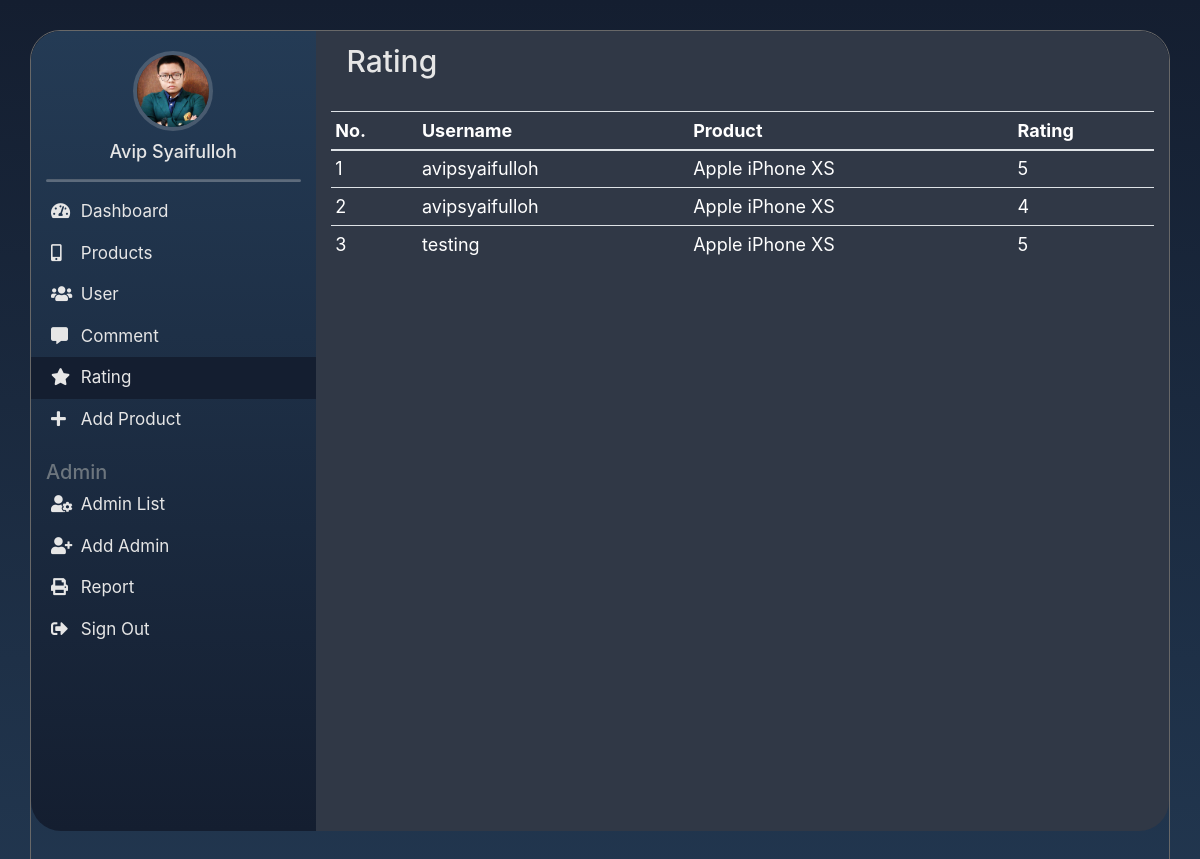
Screenshot of /php/backend/rating.php (signed in) with the database file from the repository.
### tables this page shows
CREATE TABLE `rating` (
  `rating_id` int(11) NOT NULL,
  `user_id` int(11) NOT NULL,
  `product_id` int(11) NOT NULL,
  `rating_val` int(11) NOT NULL
);

CREATE TABLE `user` (
  `user_id` int(11) NOT NULL,
  `username` varchar(64) NOT NULL,
  `password` varchar(256) NOT NULL,
  `email` varchar(64) NOT NULL,
  `fullname` varchar(128) NOT NULL,
  `phone` varchar(32) NOT NULL,
  `administator` varchar(1) NOT NULL
);

CREATE TABLE `product` (
  `product_id` int(11) NOT NULL,
  `name` varchar(64) NOT NULL,
  `brand` varchar(64) NOT NULL,
  `storage` varchar(64) NOT NULL,
  `price` int(11) NOT NULL,
  `cpu` varchar(64) NOT NULL,
  `gpu` varchar(64) NOT NULL,
  `ram` varchar(64) NOT NULL,
  `picture` varchar(255) NOT NULL,
  `description` varchar(300) NOT NULL
);

### php/functions.php (called while the page is built, shortened)
<?php
function koneksi()
{
	$conn = mysqli_connect("localhost", "root", "") or die("koneksi ke DB gagal");
	mysqli_select_db($conn, "pw_tubes_183040024") or die("Database salah!");
	return $conn;
}
function query($sql)
{
	$conn = koneksi();
	$result = mysqli_query($conn, "$sql");
	$rows = [];
	while ($row = mysqli_fetch_assoc($result)) {
		$rows[] = $row;
	}
	return $rows;
}

### php/backend/rating.php (the view, shortened to what this page needs)
<?php
require '../functions.php';
$comm = query("SELECT * FROM rating NATURAL JOIN user NATURAL JOIN product");
?>
<!doctype html>
<html lang="en">
  <head>
    <link rel="stylesheet" href="../../css/bootstrap.min.css">
    <link rel="stylesheet" href="../../css/backend.css">
    <link rel="stylesheet" href="../../css/backend/comment.css">
    <link rel="stylesheet" href="https://use.fontawesome.com/releases/v5.3.1/css/all.css">
  </head>
  <body>
      <div class="container">
        <div class="row">
          <nav class="col-3 sidebar">
            <div class="profile">
              <div class="picture">
                <img src="../../assets/img/Profile.jpg" alt="">
              </div>
              <div class="about">
                <h6>Avip Syaifulloh</h6>
                <hr>
              </div>
            </div>
            <div class="sidebar-sticky">
              <ul class="nav flex-column">
                <li class="nav-item">
                  <a class="nav-link" href="dashboard.php">
                    <span><i class="fa fa-tachometer-alt"></i></span>
                    <span class="nav-name">Dashboard</span> <span class="sr-only">(current)</span>
                  </a>
                </li>
                <li class="nav-item">
                  <a class="nav-link" href="product.php">
                    <span><i class="fa fa-mobile-alt"></i></span>
                    <span class="nav-name">Products</span>
                  </a>
                </li>
                <li class="nav-item">
                  <a class="nav-link" href="user.php">
                    <span><i class="fa fa-users"></i></span>
                    <span class="nav-name">User</span>
                  </a>
                </li>
                <li class="nav-item">
                  <a class="nav-link" href="comment.php">
                    <span><i class="fa fa-comment-alt"></i></span>
                    <span class="nav-name">Comment</span>
                  </a>
                </li>
                <li class="nav-item">
                  <a class="nav-link active" href="rating.php">
                    <span><i class="fa fa-star"></i></span>
                    <span class="nav-name">Rating</span>
                  </a>
                </li>
                <li class="nav-item">
                  <a class="nav-link" href="crud/tambah.php">
                    <span><i class="fa fa-plus"></i></span>
                    <span class="nav-name">Add Product</span>
                  </a>
                </li>
              </ul>
              <h6 class="sidebar-heading text-muted">
                <span>Admin</span>
              </h6>
              <ul class="nav flex-column mb-2">
                <li class="nav-item">
                  <a class="nav-link" href="admin.php">
                    <span><i class="fa fa-user-cog"></i></span>
                    <span class="nav-name">Admin List</span>
                  </a>
                </li>
                <li class="nav-item">
                  <a class="nav-link" href="../login/registrasiAdmin.php">
                    <span><i class="fa fa-user-plus"></i></span>
                    <span class="nav-name">Add Admin</span>
                  </a>
                </li>
                <li class="nav-item">
                  <a class="nav-link" href="report/reportRating.php" target="_blank">
                    <span><i class="fa fa-print"></i></span>
                    <span class="nav-name">Report</span>
                  </a>
                </li>
                <li class="nav-item">
                  <a class="nav-link" href="../login/logout.php">
                    <span><i class="fa fa-sign-out-alt"></i></span>
                    <span class="nav-name">Sign Out</span>
                  </a>
                </li>
              </ul>
            </div>
          </nav>
          <main class="main col">
            <nav class="navbar navbar-light">
              <span class="navbar-brand mb-0 h1">Rating</span>
            </nav>
            <div id="container">
              <table class="table table-sm">
                <thead>
                  <tr>
                    <th scope="col">No.</th>
                    <th scope="col">Username</th>
                    <th scope="col">Product</th>
                    <th scope="col">Rating</th>
                  </tr>
                </thead>
                <tbody>
                  <?php $i=1; ?>
                  <?php foreach ($comm as $com) : ?>
                  <tr>
                    <td scope="row"><?= $i ?></td>
                    <td><?= $com['username']; ?></td>
                    <td><?= $com['brand']; ?> <?= $com['name']; ?></td>
                    <td><?= $com['rating_val']; ?></td>
                  </tr>
                  <?php $i++ ?>
                  <?php endforeach; ?>
                </tbody>
              </table>
            </div>
          </main>
      </div>
  </body>
</html>

### css/backend.css (style rules this page uses)
body { background-repeat: no-repeat; background-size: cover; background-image: linear-gradient(#141e30, #243b55); }
.container { min-height: 1000px; }
.row { min-height: 650px; }
.sidebar { background-image: linear-gradient(to top, #141e30, #243b55); min-height: 600px; }
.main { background-color: #303846; }
.profile { margin-left: -15px; margin-right: -15px; text-align: center; margin-bottom: -10px; }
.profile .picture { width: 30px; height: 30px; margin: auto; margin-top: 10px; border-radius: 50%; }
.profile .picture img { width: 100%; border-radius: 50%; }
.profile .about h6 { font-size: 9px; margin-top: 10px; color: rgba(230, 230, 230, 1) !important; }
.profile .about hr { height: 1px; background-color: rgba(230, 230, 230, 0.5); border-radius: 10px; width: 50px; }
.nav-item { font-size: 9px; margin-left: -15px; margin-right: -15px; text-align: center; }
.nav-name { display: block; }
.sidebar-heading { font-size: 9px; text-align: center; margin-top: 20px; }
.nav-link { color: rgba(230, 230, 230, 1) !important; transition: 1s; }
.active { background-color: #141e30 !important; }
.navbar-brand { color: rgba(230, 230, 230, 1) !important; }
@media (min-width: 992px) { .container { margin: 30px auto; border-radius: 30px; border: 1px solid #686868; } }
@media (min-width: 992px) { .main { border-radius: 0 30px 30px 0; } }
@media (min-width: 992px) { .sidebar { min-height: 800px; border-radius: 30px 0 0 30px; } }
@media (min-width: 992px) { .row { min-height: 0px; } }
@media (min-width: 992px) { .profile { height: 150px; margin: 20px 0; text-align: center; margin-bottom: -10px; } }
@media (min-width: 992px) { .profile .picture { width: 80px; height: 80px; border: 4px solid rgba(230, 230, 230, 0.2); margin: auto; margin-top: 20px; border-radius: 50%; } }
@media (min-width: 992px) { .profile .picture img { width: 100%; border-radius: 50%; } }
@media (min-width: 992px) { .profile .about h6 { font-size: 18px; margin-top: 10px; color: rgba(230, 230, 230, 1) !important; } }
@media (min-width: 992px) { .profile .about hr { height: 2px; background-color: rgba(230, 230, 230, 0.3); border-radius: 10px; width: 100%; } }
@media (min-width: 992px) { .nav-link { color: rgba(230, 230, 230, 1) !important; padding-left: 20px; transition: 1s; font-size: 17px; } }
@media (min-width: 992px) { .sidebar-heading { font-size: 20px; text-align: left; margin-bottom: 0; } }
@media (min-width: 992px) { .active { background-color: #141e30 !important; } }
@media (min-width: 992px) { .nav-item { text-align: left; } }
@media (min-width: 992px) { .nav-name { display: inline; } }
@media (min-width: 992px) { .fa { width: 15px; margin-right: 10px; } }
@media (min-width: 992px) { .navbar-brand { font-size: 30px; margin-top: -20px; } }
@media (min-width: 992px) { .navbar { height: 80px; } }

### css/backend/comment.css (style rules this page uses)
body { color: white; }
table { font-size: 10px; }
@media (min-width: 992px) { table { font-size: 18px; } }

### php/backend/rating.php (style rules this page uses)
body { color: white; }

### rows the page displays
rating: user.username "avipsyaifulloh", product.brand "Apple", product.name "iPhone XS", rating_val "5"
rating: user.username "avipsyaifulloh", product.brand "Apple", product.name "iPhone XS", rating_val "4"
rating: user.username "testing", product.brand "Apple", product.name "iPhone XS", rating_val "5"
